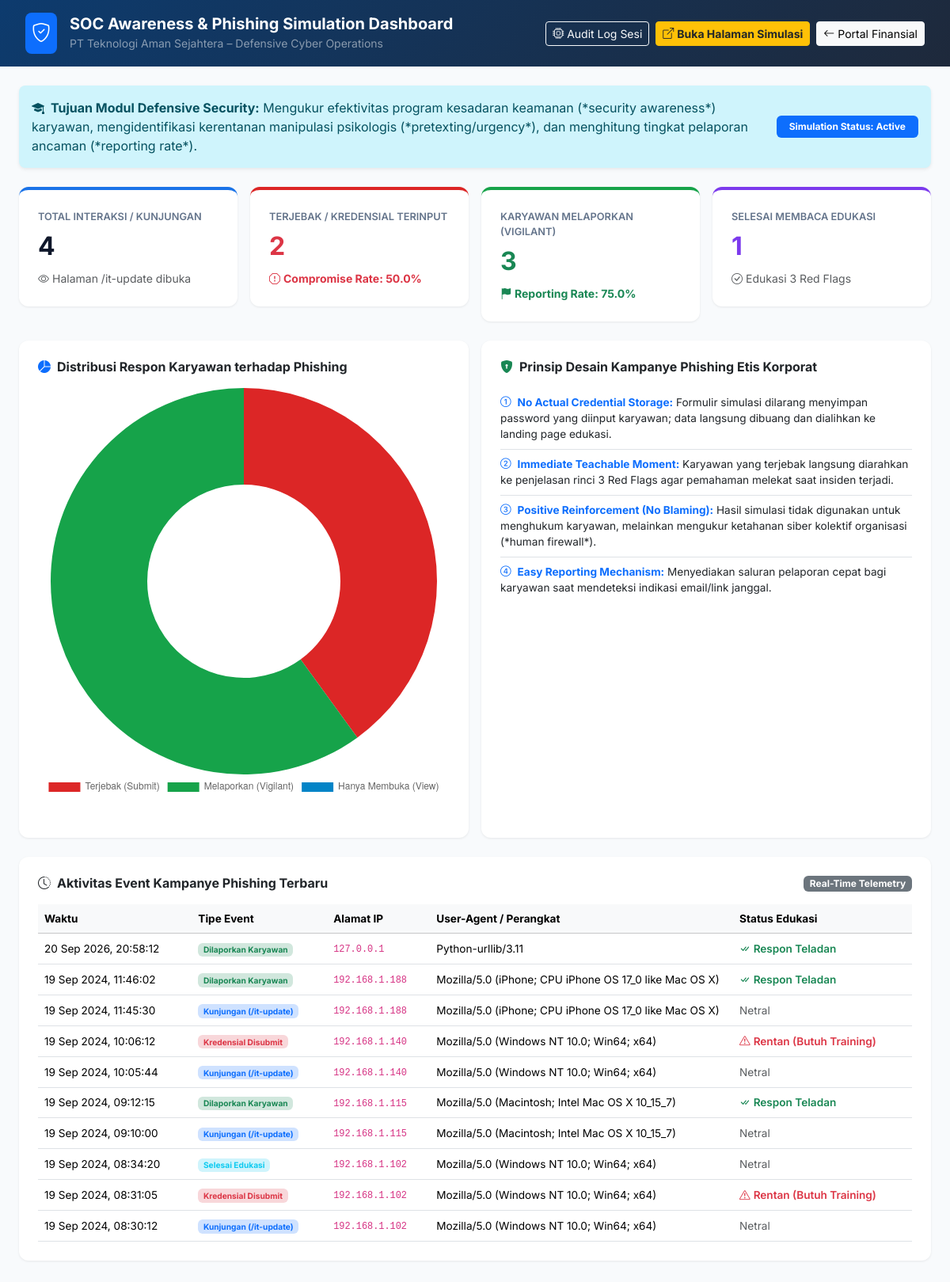
The app's page /security/campaign-dashboard with its own data.
### tables this page shows
CREATE TABLE phishing_events (
        id INTEGER PRIMARY KEY AUTOINCREMENT,
        event_type TEXT NOT NULL, -- 'view', 'submit', 'reported', 'completed_awareness'
        ip_address TEXT NOT NULL,
        user_agent TEXT NOT NULL,
        timestamp TEXT NOT NULL
    );

### app.py (the view)
@app.route("/security/campaign-dashboard")
def campaign_dashboard():
    conn = get_db_connection()
    cursor = conn.cursor()
    cursor.execute("SELECT event_type, COUNT(*) as count FROM phishing_events GROUP BY event_type")
    rows = cursor.fetchall()
    counts = {r["event_type"]: r["count"] for r in rows}
    total_views = counts.get("view", 0)
    total_submits = counts.get("submit", 0)
    total_reported = counts.get("reported", 0)
    total_completed = counts.get("completed_awareness", 0)
    compromise_rate = round((total_submits / total_views * 100), 1) if total_views > 0 else 0
    report_rate = round((total_reported / total_views * 100), 1) if total_views > 0 else 0
    training_rate = round((total_completed / total_submits * 100), 1) if total_submits > 0 else 0
    cursor.execute("SELECT * FROM phishing_events ORDER BY id DESC LIMIT 15")
    recent_events = cursor.fetchall()
    conn.close()
    return render_template(
        "campaign_dashboard.html",
        total_views=total_views,
        total_submits=total_submits,
        total_reported=total_reported,
        total_completed=total_completed,
        compromise_rate=compromise_rate,
        report_rate=report_rate,
        training_rate=training_rate,
        recent_events=recent_events
    )

### app.py (called while the page is built)
@app.after_request
def access_logger(response):
    now = datetime.now().strftime("%Y-%m-%d %H:%M:%S")
    ip = request.remote_addr or "unknown"
    method = request.method
    path = request.path
    status = response.status_code
    ua = request.headers.get("User-Agent", "unknown")
    if path == "/api/login" and method == "POST":
        cookie_info = "User: Budi_Finance | Set-Cookie: session_token=xYz890AbC;"
    else:
        session_token = request.cookies.get("session_token", "")
        cookie_info = f"Cookie: session_token={session_token}; User-Agent: {ua}"
    log_line = (
        f"[{now}] IP: {ip} | {method} {path} | Status: {status} | {cookie_info}\n"
    )
    try:
        with open(LOG_FILE, "a", encoding="utf-8") as f:
            f.write(log_line)
    except Exception:
        pass
    print(log_line, end="")
    return response

### database.py (called while the page is built)
def get_db_connection():
    conn = sqlite3.connect(DB_FILE)
    conn.row_factory = sqlite3.Row
    return conn

### templates/campaign_dashboard.html (shortened to what this page needs)
<!DOCTYPE html>
<html lang="id">
<head>
  <link href="https://cdn.jsdelivr.net/npm/bootstrap@5.3.3/dist/css/bootstrap.min.css" rel="stylesheet" />
  <link href="https://cdn.jsdelivr.net/npm/bootstrap-icons@1.11.3/font/bootstrap-icons.min.css" rel="stylesheet" />
</head>
<body>
<nav class="sec-navbar d-flex justify-content-between align-items-center">
  <div class="d-flex align-items-center gap-3">
    <div class="bg-primary p-2 rounded-3 text-white fs-4">
      <i class="bi bi-shield-check"></i>
    </div>
    <div>
      <h5 class="mb-0 fw-bold">SOC Awareness & Phishing Simulation Dashboard</h5>
      <small class="text-white-50">PT Teknologi Aman Sejahtera – Defensive Cyber Operations</small>
    </div>
  </div>
  <div class="d-flex gap-2">
    <a href="/security/session-audit" class="btn btn-sm btn-outline-light"><i class="bi bi-cpu me-1"></i>Audit Log Sesi</a>
    <a href="/it-update" target="_blank" class="btn btn-sm btn-warning text-dark fw-bold"><i class="bi bi-box-arrow-up-right me-1"></i>Buka Halaman Simulasi</a>
    <a href="/dashboard/keuangan" class="btn btn-sm btn-light"><i class="bi bi-arrow-left me-1"></i>Portal Finansial</a>
  </div>
</nav>
<div class="container-fluid px-4 mt-4">
  <div class="alert alert-info border-0 shadow-sm d-flex align-items-center justify-content-between p-3 mb-4 rounded-3">
    <div>
      <strong><i class="bi bi-mortarboard-fill me-2"></i>Tujuan Modul Defensive Security:</strong>
      Mengukur efektivitas program kesadaran keamanan (*security awareness*) karyawan, mengidentifikasi kerentanan manipulasi psikologis (*pretexting/urgency*), dan menghitung tingkat pelaporan ancaman (*reporting rate*).
    </div>
    <span class="badge bg-primary px-3 py-2">Simulation Status: Active</span>
  </div>
  <div class="row g-3 mb-4">
    <div class="col-md-3">
      <div class="kpi-card blue">
        <div class="kpi-title">Total Interaksi / Kunjungan</div>
        <div class="kpi-num">{{ total_views }}</div>
        <small class="text-muted"><i class="bi bi-eye me-1"></i>Halaman /it-update dibuka</small>
      </div>
    </div>
    <div class="col-md-3">
      <div class="kpi-card red">
        <div class="kpi-title">Terjebak / Kredensial Terinput</div>
        <div class="kpi-num text-danger">{{ total_submits }}</div>
        <small class="text-danger fw-bold"><i class="bi bi-exclamation-octagon me-1"></i>Compromise Rate: {{ compromise_rate }}%</small>
      </div>
    </div>
    <div class="col-md-3">
      <div class="kpi-card green">
        <div class="kpi-title">Karyawan Melaporkan (Vigilant)</div>
        <div class="kpi-num text-success">{{ total_reported }}</div>
        <small class="text-success fw-bold"><i class="bi bi-flag-fill me-1"></i>Reporting Rate: {{ report_rate }}%</small>
      </div>
    </div>
    <div class="col-md-3">
      <div class="kpi-card purple">
        <div class="kpi-title">Selesai Membaca Edukasi</div>
        <div class="kpi-num" style="color:#7c3aed;">{{ total_completed }}</div>
        <small class="text-muted"><i class="bi bi-check-circle me-1"></i>Edukasi 3 Red Flags</small>
      </div>
    </div>
  </div>
  <div class="row g-3 mb-4">
    <div class="col-lg-6">
      <div class="card-box h-100">
        <h6 class="fw-bold mb-3"><i class="bi bi-pie-chart-fill me-2 text-primary"></i>Distribusi Respon Karyawan terhadap Phishing</h6>
        <canvas id="responseChart" height="220"></canvas>
      </div>
    </div>
    <div class="col-lg-6">
      <div class="card-box h-100">
        <h6 class="fw-bold mb-3"><i class="bi bi-shield-lock-fill me-2 text-success"></i>Prinsip Desain Kampanye Phishing Etis Korporat</h6>
        <div class="list-group list-group-flush" style="font-size:.85rem;">
          <div class="list-group-item px-0 py-2">
            <strong class="text-primary"><i class="bi bi-1-circle me-2"></i>No Actual Credential Storage:</strong>
            Formulir simulasi dilarang menyimpan password yang diinput karyawan; data langsung dibuang dan dialihkan ke landing page edukasi.
          </div>
          <div class="list-group-item px-0 py-2">
            <strong class="text-primary"><i class="bi bi-2-circle me-2"></i>Immediate Teachable Moment:</strong>
            Karyawan yang terjebak langsung diarahkan ke penjelasan rinci 3 Red Flags agar pemahaman melekat saat insiden terjadi.
          </div>
          <div class="list-group-item px-0 py-2">
            <strong class="text-primary"><i class="bi bi-3-circle me-2"></i>Positive Reinforcement (No Blaming):</strong>
            Hasil simulasi tidak digunakan untuk menghukum karyawan, melainkan mengukur ketahanan siber kolektif organisasi (*human firewall*).
          </div>
          <div class="list-group-item px-0 py-2">
            <strong class="text-primary"><i class="bi bi-4-circle me-2"></i>Easy Reporting Mechanism:</strong>
            Menyediakan saluran pelaporan cepat bagi karyawan saat mendeteksi indikasi email/link janggal.
          </div>
        </div>
      </div>
    </div>
  </div>
  <div class="card-box">
    <div class="d-flex justify-content-between align-items-center mb-3">
      <h6 class="fw-bold mb-0"><i class="bi bi-clock-history me-2"></i>Aktivitas Event Kampanye Phishing Terbaru</h6>
      <span class="badge bg-secondary">Real-Time Telemetry</span>
    </div>
    <div class="table-responsive">
      <table class="table table-hover align-middle mb-0" style="font-size:.85rem;">
        <thead class="table-light">
          <tr>
            <th>Waktu</th>
            <th>Tipe Event</th>
            <th>Alamat IP</th>
            <th>User-Agent / Perangkat</th>
            <th>Status Edukasi</th>
          </tr>
        </thead>
        <tbody>
          {% for ev in recent_events %}
          <tr>
            <td>{{ ev.timestamp }}</td>
            <td>
              {% if ev.event_type == 'view' %}
              <span class="badge bg-primary-subtle text-primary">Kunjungan (/it-update)</span>
              {% elif ev.event_type == 'submit' %}
              <span class="badge bg-danger-subtle text-danger">Kredensial Disubmit</span>
              {% elif ev.event_type == 'reported' %}
              <span class="badge bg-success-subtle text-success">Dilaporkan Karyawan</span>
              {% else %}
              <span class="badge bg-info-subtle text-info">Selesai Edukasi</span>
              {% endif %}
            </td>
            <td><code>{{ ev.ip_address }}</code></td>
            <td style="max-width:320px; overflow:hidden; text-overflow:ellipsis; white-space:nowrap;">
              {{ ev.user_agent }}
            </td>
            <td>
              {% if ev.event_type == 'submit' %}
              <span class="text-danger fw-semibold"><i class="bi bi-exclamation-triangle me-1"></i>Rentan (Butuh Training)</span>
              {% elif ev.event_type == 'reported' %}
              <span class="text-success fw-semibold"><i class="bi bi-check-all me-1"></i>Respon Teladan</span>
              {% else %}
              <span class="text-muted">Netral</span>
              {% endif %}
            </td>
          </tr>
          {% else %}
          <tr>
            <td colspan="5" class="text-center py-4 text-muted">Belum ada event simulasi phishing yang tercatat.</td>
          </tr>
          {% endfor %}
        </tbody>
      </table>
    </div>
  </div>
</div>
<script>
  const ctx = document.getElementById('responseChart').getContext('2d');
  new Chart(ctx, {
    type: 'doughnut',
    data: {
      labels: ['Terjebak (Submit)', 'Melaporkan (Vigilant)', 'Hanya Membuka (View)'],
      datasets: [{
        data: [{{ total_submits }}, {{ total_reported }}, Math.max(0, {{ total_views }} - {{ total_submits }} - {{ total_reported }})],
        backgroundColor: ['#dc2626', '#16a34a', '#0284c7'],
        borderWidth: 0
      }]
    },
    options: {
      responsive: true,
      plugins: {
        legend: { position: 'bottom' }
      }
    }
  });
</script>
</body>
</html>

### templates/campaign_dashboard.html (style rules this page uses)
:root { --primary:#0d3b6e; --accent:#1a73e8; --danger:#dc2626; --success:#16a34a; }
* { font-family:'Inter',sans-serif; }
body { background:#f8fafc; min-height:100vh; padding-bottom:3rem; }
.sec-navbar { background: linear-gradient(135deg, #0d3b6e, #1e293b); padding: 1rem 2rem; color: #fff; }
.kpi-card { background: #fff; border-radius: 12px; padding: 1.5rem; box-shadow: 0 1px 3px rgba(0,0,0,.08); border-top: 4px solid transparent; }
.kpi-card.blue { border-top-color: #1a73e8; }
.kpi-card.red { border-top-color: #dc2626; }
.kpi-card.green { border-top-color: #16a34a; }
.kpi-card.purple { border-top-color: #7c3aed; }
.kpi-num { font-size: 2rem; font-weight: 700; color: #0f172a; margin:.25rem 0; }
.kpi-title { font-size: .8rem; font-weight: 600; text-transform: uppercase; color: #64748b; }
.card-box { background: #fff; border-radius: 12px; padding: 1.5rem; box-shadow: 0 1px 3px rgba(0,0,0,.08); margin-bottom: 1.5rem; }

### records on screen
phishing_events: timestamp "20 Sep 2026, 20:58:12", event_type "Dilaporkan Karyawan", ip_address "127.0.0.1", user_agent "Python-urllib/3.11"
phishing_events: timestamp "19 Sep 2024, 11:46:02", event_type "Dilaporkan Karyawan", ip_address "192.168.1.188", user_agent "Mozilla/5.0 (iPhone; CPU iPhone OS 17_0 like Mac OS X)"
phishing_events: timestamp "19 Sep 2024, 11:45:30", event_type "Kunjungan (/it-update)", ip_address "192.168.1.188", user_agent "Mozilla/5.0 (iPhone; CPU iPhone OS 17_0 like Mac OS X)"
phishing_events: timestamp "19 Sep 2024, 10:06:12", event_type "Kredensial Disubmit", ip_address "192.168.1.140", user_agent "Mozilla/5.0 (Windows NT 10.0; Win64; x64)"
phishing_events: timestamp "19 Sep 2024, 10:05:44", event_type "Kunjungan (/it-update)", ip_address "192.168.1.140", user_agent "Mozilla/5.0 (Windows NT 10.0; Win64; x64)"
phishing_events: timestamp "19 Sep 2024, 09:12:15", event_type "Dilaporkan Karyawan", ip_address "192.168.1.115", user_agent "Mozilla/5.0 (Macintosh; Intel Mac OS X 10_15_7)"
phishing_events: timestamp "19 Sep 2024, 09:10:00", event_type "Kunjungan (/it-update)", ip_address "192.168.1.115", user_agent "Mozilla/5.0 (Macintosh; Intel Mac OS X 10_15_7)"
phishing_events: timestamp "19 Sep 2024, 08:34:20", shows "Selesai Edukasi", ip_address "192.168.1.102", user_agent "Mozilla/5.0 (Windows NT 10.0; Win64; x64)", shows "Netral"
phishing_events: timestamp "19 Sep 2024, 08:31:05", event_type "Kredensial Disubmit", ip_address "192.168.1.102", user_agent "Mozilla/5.0 (Windows NT 10.0; Win64; x64)"
phishing_events: timestamp "19 Sep 2024, 08:30:12", event_type "Kunjungan (/it-update)", ip_address "192.168.1.102", user_agent "Mozilla/5.0 (Windows NT 10.0; Win64; x64)"

### other values on screen
{{ total_views }} "4"
{{ total_submits }} "2"
{{ compromise_rate }} "50.0"
{{ total_reported }} "3"
{{ report_rate }} "75.0"
{{ total_completed }} "1"
chart data {{ total_submits }} 2
chart data {{ total_reported }} 3
chart data {{ total_views }} 4
